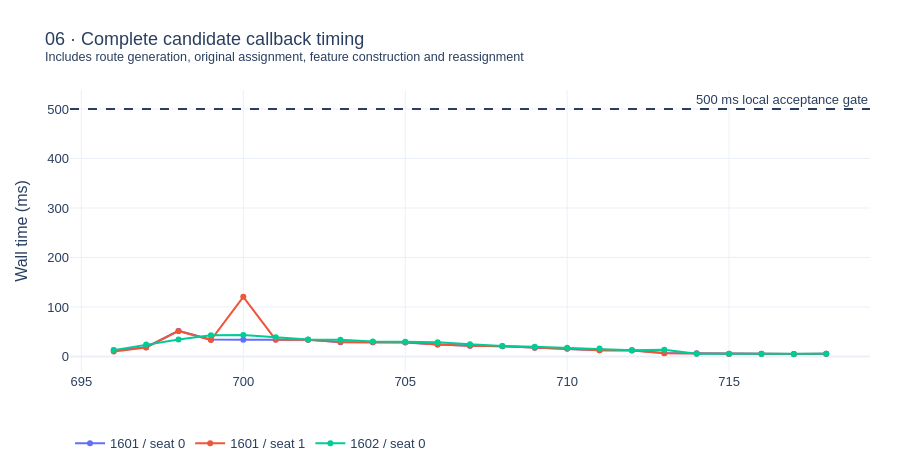

This figure's notebook cell:
### Code cell
screen_plots[4].show()
print('Local wall-clock measurements are not hosted Kaggle acceptance.')

### Figure 1 — Plotly figure (JSON) as saved in the notebook; plotly's stock layout.template omitted (floating-point values rounded to 4 significant figures)
{"data": [{"mode": "lines+markers", "name": "1601 / seat 0", "type": "scatter", "x": [696, 697, 698, 699, 700, 701, 702, 703, 704, 705, 706, 707, 708, 709, 710, 711, 712, 713, 714, 715, 716, 717, 718], "y": [12.49, 18.64, 51.72, 34.2, 33.83, 34.4, 33.96, 28.93, 28.86, 28.33, 24.29, 21.56, 20.75, 17.72, 16.09, 12.8, 12.59, 6.907, 6.44, 5.623, 5.562, 5.167, 5.44]}, {"mode": "lines+markers", "name": "1601 / seat 1", "type": "scatter", "x": [696, 697, 698, 699, 700, 701, 702, 703, 704, 705, 706, 707, 708, 709, 710, 711, 712, 713, 714, 715, 716, 717, 718], "y": [10.23, 18.24, 51.6, 33.34, 120.5, 33.97, 33.79, 29.31, 28.69, 28.63, 24.31, 21.5, 20.9, 17.76, 15.38, 12.61, 12.16, 6.518, 6.108, 5.262, 5.333, 5.252, 5.281]}, {"mode": "lines+markers", "name": "1602 / seat 0", "type": "scatter", "x": [696, 697, 698, 699, 700, 701, 702, 703, 704, 705, 706, 707, 708, 709, 710, 711, 712, 713, 714, 715, 716, 717, 718], "y": [12.85, 24.14, 34.41, 43.03, 43.21, 38.65, 34.1, 33.89, 30.19, 29.62, 28.98, 24.84, 21.2, 19.52, 17.48, 15.95, 12.51, 13.63, 5.76, 5.513, 5.174, 4.71, 5.554]}], "layout": {"annotations": [{"showarrow": false, "text": "500 ms local acceptance gate", "x": 1, "xanchor": "right", "xref": "x domain", "y": 500, "yanchor": "bottom", "yref": "y"}], "font": {"family": "Arial", "size": 13}, "height": 470, "legend": {"orientation": "h", "y": -0.2}, "margin": {"b": 70, "l": 70, "r": 30, "t": 90}, "shapes": [{"line": {"dash": "dash"}, "type": "line", "x0": 0, "x1": 1, "xref": "x domain", "y0": 500, "y1": 500, "yref": "y"}], "title": {"text": "06 · Complete candidate callback timing<br><sup>Includes route generation, original assignment, feature construction and reassignment</sup>"}, "yaxis": {"title": {"text": "Wall time (ms)"}}}}
